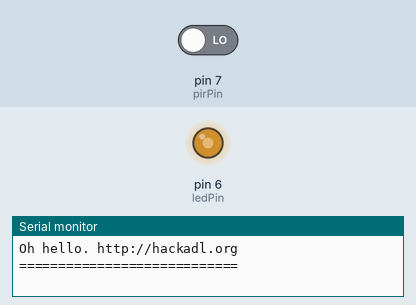
Simulated run of this sketch. Board: Arduino Uno, built with avr-gcc and run on an emulated ATmega328P. On the bench: output pins drawn as LEDs (lit = HIGH), the last lines printed to the serial monitor. Inputs (shaded band) come from the test bench; at power-on: pin 7 (pirPin) LOW. Random numbers use the default seed unless the sketch sets one.

Above: at 1.2 s.
1.3 s: pin 7 (pirPin) driven HIGH
At 2.1 s:
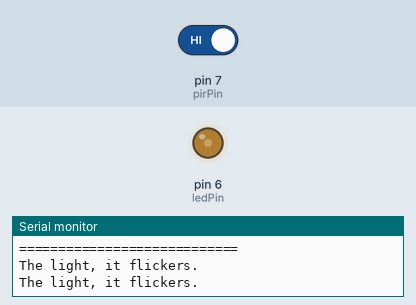
4.3 s: pin 7 (pirPin) driven LOW
Timing chart, 0 to 7.3 s (numbered marks = the images above; inputs shaded):
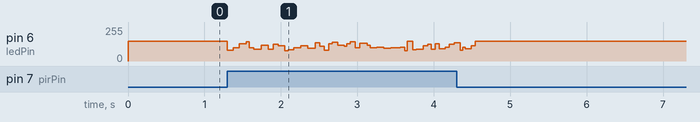

The sketch:

led_fluro_flickering_art_piece.ino
```cpp
// Flickering LED fluro light art project
// As a visitor approaches the light, it flickers
// When they stop moving, it stops flickering

// By Kristen Coleman <kristen.coleman (at) internode dot on dot net>

// Technical: Hackerspace Adelaide - March 2017

// Parts:
// 96v LED fluro, split into 4 parallel sections at ~24v (actual ~26v)
// LED driver KC24W-700
// Infrared proximity sensor RCW-0506
// Arduino Uno

int pirPin = 7;  // Sensor
int ledPin = 6;  // Fluro
int pwmLowerLimit = 75;  // Fluro lower light limit
int pwmUpperLimit = 150;  // Fluro brightest light limit
int flickerDelayLowerLimit = 30; // Minimum time in milliseconds between the flickers
int flickerDelayUpperLimit = 100; // Maximum time in milliseconds between the flickers
int flickerCyclesWhenTriggered = 10; // How many times to flicker

void setup() {
  // Setup serial and the pins
  Serial.begin(9600);
  pinMode(pirPin, INPUT);
  pinMode(ledPin, OUTPUT);
  Serial.println("Oh hello. http://hackadl.org");
  Serial.println("============================");
}

void loop() {
  // Check the sensor
  if (digitalRead(pirPin) == HIGH) {
    // Movement detected
    Serial.println("The light, it flickers.");
    flickerLED();
  } else {
    // No motion, so set it on
    analogWrite(ledPin, pwmUpperLimit);
  }
}

void flickerLED() {
  // Choose a random brightness, and stay on for a random time
  for (int i = 0; i < flickerCyclesWhenTriggered; i++) {
    analogWrite(ledPin, random(pwmLowerLimit, pwmUpperLimit));
    delay(random(flickerDelayLowerLimit, flickerDelayUpperLimit));
  }
}
```
